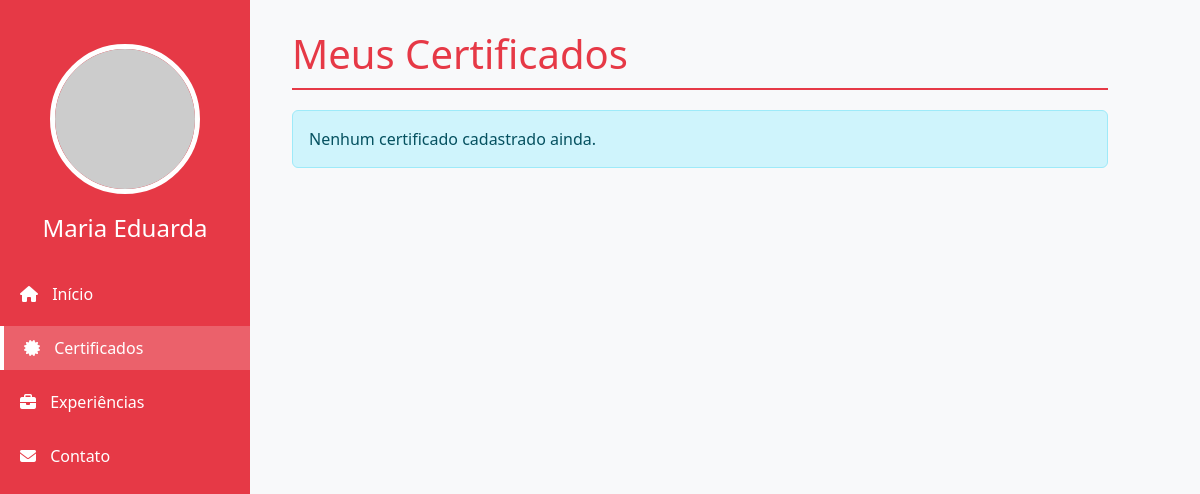
The page /certificates/ on the database as committed earlier.
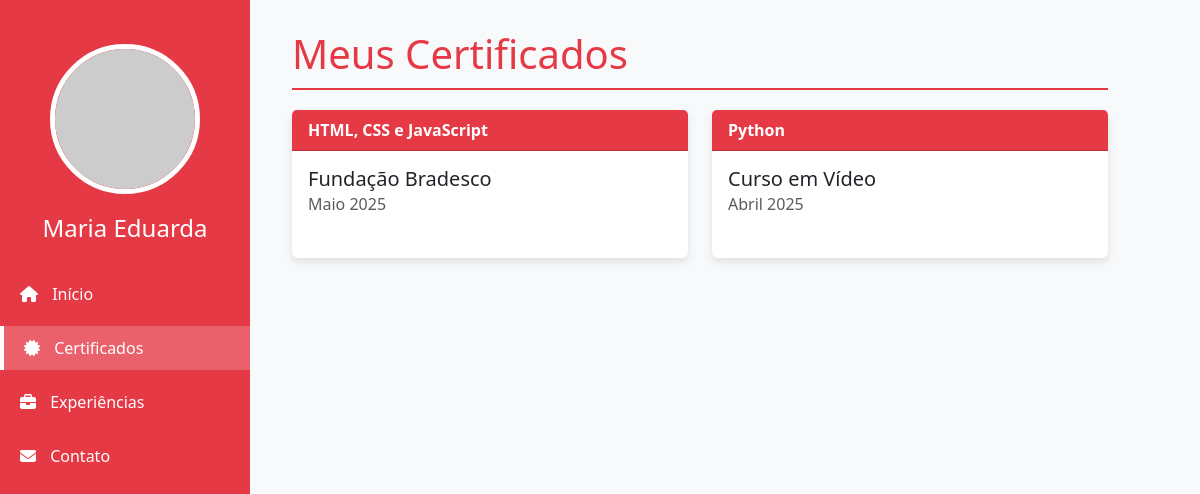
The same page on the database as committed later.
### core/models.py (models this page shows, shortened)
class Certificate(models.Model):
    title = models.CharField(max_length=200)
    institution = models.CharField(max_length=200)
    date = models.DateField()
    description = models.TextField(blank=True, null=True)
    link = models.URLField(blank=True, null=True)
    class Meta:
        ordering = ['-date']

### core/views.py (the view)
# urls.py: path('certificates/', views.certificates, name='certificates'),
def certificates(request):
    certificates = Certificate.objects.all()
    try:
        profile = Profile.objects.first()
    except:
        profile = {
            'default_photo_path': 'images/profile_photo.jpg'
        }
    context = {
        'certificates': certificates,
        'profile': profile,
        'active_tab': 'certificates'
    }
    return render(request, 'core/certificates.html', context)

### core/templates/core/certificates.html (shortened to what this page needs)
{% extends 'core/base.html' %}
{% block content %}
<div class="container">
    <h1 class="section-title">Meus Certificados</h1>
    <div class="row">
        {% if certificates %}
            {% for certificate in certificates %}
                <div class="col-md-6 mb-4">
                    <div class="card h-100">
                        <div class="card-header">
                            {{ certificate.title }}
                        </div>
                        <div class="card-body">
                            <h5 class="card-title">{{ certificate.institution }}</h5>
                            <h6 class="card-subtitle mb-2 text-muted">{{ certificate.date|date:"F Y" }}</h6>
                        </div>
                    </div>
                </div>
            {% endfor %}
        {% else %}
            <div class="col-12">
                <div class="alert alert-info">
                    Nenhum certificado cadastrado ainda.
                </div>
            </div>
        {% endif %}
    </div>
</div>
{% endblock %}

### core/templates/core/base.html (shortened to what this page needs)
<!DOCTYPE html>
<html lang="pt-br">
<head>
    <link href="https://cdn.jsdelivr.net/npm/bootstrap@5.3.0-alpha1/dist/css/bootstrap.min.css" rel="stylesheet">
    <link rel="stylesheet" href="https://cdnjs.cloudflare.com/ajax/libs/font-awesome/6.4.0/css/all.min.css">
</head>
<body>
    <div class="container-fluid">
        <div class="row">
            <div class="col-lg-3 col-md-4 sidebar">
                <div class="text-center my-4">
                    {% if profile.use_default_photo or profile.default_photo_path %}
                        <img src="{% if profile.default_photo_path %}{% load static %}{% static profile.default_photo_path %}{% else %}{{ profile.photo.url }}{% endif %}" alt="Foto de Perfil" class="profile-img">
                    {% elif profile.photo %}
                        <img src="{{ profile.photo.url }}" alt="Foto de Perfil" class="profile-img">
                    {% else %}
                        <img src="https://via.placeholder.com/150" alt="Foto de Perfil" class="profile-img">
                    {% endif %}
                    <h4 class="mt-2">{{ profile.name|default:"Maria Eduarda" }}</h4>
                </div>
                <nav class="nav flex-column mt-4">
                    <a href="{% url 'core:home' %}" class="nav-link {% if active_tab == 'home' %}active{% endif %}">
                        <i class="fas fa-home"></i> Início
                    </a>
                    <a href="{% url 'core:certificates' %}" class="nav-link {% if active_tab == 'certificates' %}active{% endif %}">
                        <i class="fas fa-certificate"></i> Certificados
                    </a>
                    <a href="{% url 'core:experiences' %}" class="nav-link {% if active_tab == 'experiences' %}active{% endif %}">
                        <i class="fas fa-briefcase"></i> Experiências
                    </a>
                    <a href="{% url 'core:contact' %}" class="nav-link {% if active_tab == 'contact' %}active{% endif %}">
                        <i class="fas fa-envelope"></i> Contato
                    </a>
                </nav>
            </div>
            <div class="col-lg-9 col-md-8 main-content">
                {% block content %}{% endblock %}
            </div>
        </div>
    </div>
</body>
</html>

### core/templates/core/base.html (style rules this page uses)
:root { --primary-color: #e63946; --secondary-color: #f1faee; --dark-color: #1d3557; --light-color: #a8dadc; --accent-color: #457b9d; }
body { font-family: 'Segoe UI', Tahoma, Geneva, Verdana, sans-serif; background-color: #f8f9fa; color: var(--dark-color); }
.sidebar { background-color: var(--primary-color); color: white; min-height: 100vh; padding: 20px 0; position: fixed; width: 250px; }
.main-content { margin-left: 250px; padding: 30px; }
.profile-img { width: 150px; height: 150px; border-radius: 50%; object-fit: cover; border: 5px solid white; margin: 0 auto 20px; display: block; }
.nav-link { color: white; padding: 10px 20px; margin: 5px 0; transition: all 0.3s; }
.nav-link:hover, .nav-link.active { background-color: rgba(255, 255, 255, 0.2); border-left: 4px solid white; }
.nav-link i { margin-right: 10px; }
.section-title { color: var(--primary-color); border-bottom: 2px solid var(--primary-color); padding-bottom: 10px; margin-bottom: 20px; }
.card { border: none; box-shadow: 0 4px 8px rgba(0, 0, 0, 0.1); margin-bottom: 20px; transition: transform 0.3s; }
.card-header { background-color: var(--primary-color); color: white; font-weight: bold; }

Rows that differ between the two databases and show on the page:
added Certificate: title "HTML, CSS e JavaScript", institution "Fundação Bradesco", date "Maio 2025"
added Certificate: title "Python", institution "Curso em Vídeo", date "Abril 2025"
Other text that changed with them:
text no longer shown: "Nenhum certificado cadastrado ainda."
